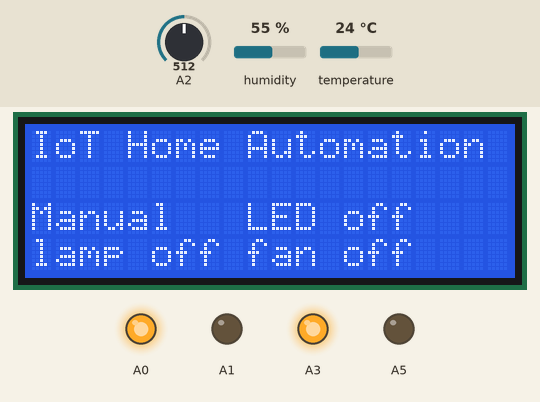
A sketch run on a simulated Arduino Uno, built with avr-gcc and run on an emulated ATmega328P. Parts: 20×4 character LCD, output pins drawn as LEDs (lit = HIGH). Inputs (shaded band) come from the test bench; at power-on: humidity 55 %, temperature 24 °C, A2 = 512. What the sketch prints to the serial monitor is not drawn.

Above: at 2.6 s.
2.7 s: humidity set to 22 %
At 3.7 s:
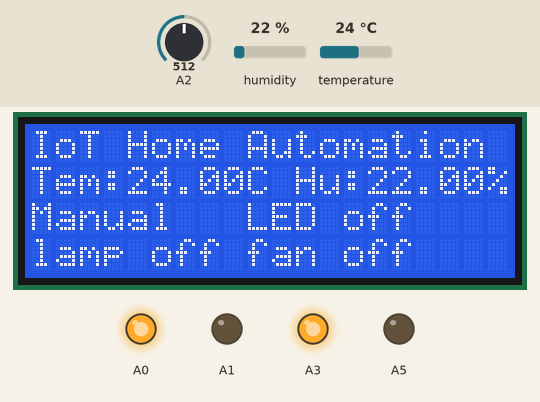
4.6 s: temperature set to 19 °C
At 5.5 s:
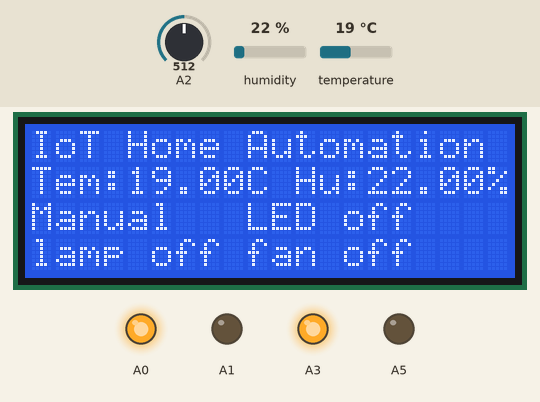
6.6 s: humidity set to 40 %
At 8.3 s:
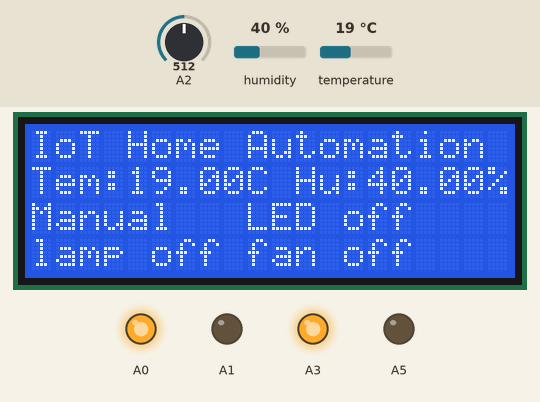
8.6 s: temperature set to 12 °C
Timing chart, 0 to 11.6 s (numbered marks = the images above; inputs shaded):
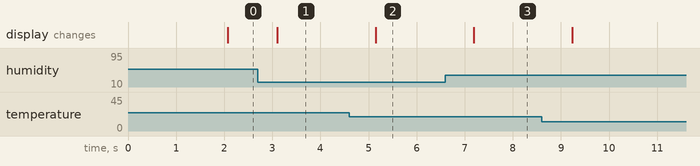

Measured:
- after the input at 2.7 s, the display: changes after 0.41 s (image 1)
- after the input at 4.6 s, the display: changes after 0.55 s (image 2)
- after the input at 6.6 s, the display: changes after 0.59 s (image 3)

The sketch:

final_arduino.ino
```cpp
#include <ArduinoJson.h>
#include <SoftwareSerial.h>

#include <DHT.h>
#include <DHT_U.h>
#define DHTPIN A4
#define DHTTYPE DHT11
//#define fan_out 11
//#define lamp_out 10
DHT dht(DHTPIN,DHTTYPE);
SoftwareSerial s(7,6);
bool status = false;
unsigned long read_ir;
unsigned long read_dht;
//unsigned long send_data;

float h;
float t;
float hic;
int Auto; //8
int lamp; //9
int fan; //10
int light;//13
//int data3;

#include <LiquidCrystal.h>
const int rs = 12, en = 11, d4 = 5, d5 = 4, d6 = 3, d7 = 2;
LiquidCrystal lcd(rs, en, d4, d5, d6, d7);


void setup() {

  read_ir=0;
  read_dht=0;
  //send_data=0;

  pinMode(A2,INPUT);
  pinMode(A0,OUTPUT);
  pinMode(A1,OUTPUT);
  pinMode(A3,OUTPUT);
  pinMode(A5,OUTPUT);
 // pinMode(10,OUTPUT);
  digitalWrite(A0,HIGH);
  digitalWrite(A1,LOW);
  digitalWrite(A3,HIGH);
  digitalWrite(A5,LOW);

  s.begin(9600);
  Serial.begin(9600);
  lcd.begin(20, 4);


  // Print a message to the LCD.
  lcd.print("IoT Home Automation");

  dht.begin();
}


void loop() {

  unsigned long curr_millis=millis();

  receive_json();

  if(curr_millis-read_ir>=500){
    perform_ir();
    read_ir=curr_millis;
  }

  if(curr_millis-read_dht>=2000){
    perform_dht();
    read_dht=curr_millis;
  }


}

void perform_ir() {
  if(analogRead(A2)<250){
    status= !status;
  }

  if(Auto==1){
    digitalWrite(8,HIGH);
    lcd.setCursor(0,2);
    lcd.print("Auto  ");

    if(status==false){
      digitalWrite(9,LOW);
      lcd.setCursor(0,3);
      lcd.print("lamp off");
    }
    else{
      digitalWrite(9,HIGH);
      lcd.setCursor(0,3);
      lcd.print("lamp on ");
    }

    if(light==1){
      digitalWrite(13,HIGH);
      lcd.setCursor(9,2);
      lcd.print("Led on ");
    }
    else{
      digitalWrite(13,LOW);
      lcd.setCursor(9,2);
      lcd.print("Led off");
    }
  }

  else{
    digitalWrite(8,LOW);
    lcd.setCursor(0,2);
    lcd.print("Manual");
    if(lamp==1){
      digitalWrite(9,HIGH);
      lcd.setCursor(0,3);
      lcd.print("lamp on ");
    }
    else{
      digitalWrite(9,LOW);
      lcd.setCursor(0,3);
      lcd.print("lamp off");
    }

    if(fan==1){
      digitalWrite(10,HIGH);
      lcd.setCursor(9,3);
      lcd.print("fan on ");
    }
    else{
      digitalWrite(10,LOW);
      lcd.setCursor(9,3);
      lcd.print("fan off");
    }

    if(light==1){
      digitalWrite(13,HIGH);
      lcd.setCursor(9,2);
      lcd.print("LED on ");
    }
    else{
      digitalWrite(13,LOW);
      lcd.setCursor(9,2);
      lcd.print("LED off");
    }

  }
}

void perform_dht(){
   h=dht.readHumidity();
   t=dht.readTemperature();

  if (isnan(h) || isnan(t) ) {
    return;
  }

  hic = dht.computeHeatIndex(t, h, false);

  if(Auto==1){

    digitalWrite(8,HIGH);
    lcd.setCursor(0,2);
    lcd.print("Auto  ");
    if(t>=29){
      digitalWrite(10,HIGH);
      lcd.setCursor(9,3);
      lcd.print("fan on ");
    }
    else{
      digitalWrite(10,LOW);
      lcd.setCursor(9,3);
      lcd.print("fan off");
    }


    if(light==1){
      digitalWrite(13,HIGH);
      lcd.setCursor(9,2);
      lcd.print("LED on ");
    }
    else{
      digitalWrite(13,LOW);
      lcd.setCursor(9,2);
      lcd.print("LED off");
    }
  }

  else{
    digitalWrite(8,LOW);
    lcd.setCursor(0,2);
    lcd.print("Manual");
    if(lamp==1){
      digitalWrite(9,HIGH);
      lcd.setCursor(0,3);
      lcd.print("lamp on ");
    }
    else{
      digitalWrite(9,LOW);
      lcd.setCursor(0,3);
      lcd.print("lamp off");
    }

    if(fan==1){
      digitalWrite(10,HIGH);
      lcd.setCursor(9,3);
      lcd.print("fan on ");
    }
    else{
      digitalWrite(10,LOW);
      lcd.setCursor(9,3);
      lcd.print("fan off");
    }

    if(light==1){
      digitalWrite(13,HIGH);
      lcd.setCursor(9,2);
      lcd.print("LED on ");
    }
    else{
      digitalWrite(13,LOW);
      lcd.setCursor(9,2);
      lcd.print("LED off");
    }

  }

  lcd.setCursor(0, 1);
  lcd.print("Tem:");
  lcd.print(t);
  lcd.print("C ");
  lcd.print("Hu:");
  lcd.print(h);
  lcd.print("%");


  Serial.print(F("Humidity: "));
  Serial.print(h);
  Serial.print(F("%  Temperature: "));
  Serial.print(t);
  Serial.print(F("°C  Heat index: "));
  Serial.print(hic);
  Serial.print(F("°C "));
  Serial.print("\n");

}

void receive_json(){
  StaticJsonBuffer<1000> jsonBuffer;
  JsonObject& root = jsonBuffer.parseObject(s);

    if (root == JsonObject::invalid())
    {
      return;
    }


  Serial.println("JSON received and parsed");
  root.prettyPrintTo(Serial);
  Serial.println("");
  Serial.print("Automate: ");
  Auto=root["LED1"];
  Serial.println(Auto);
  Serial.print("Lamp:   ");
  lamp=root["LED2"];
  Serial.println(lamp);
  Serial.print("Fan:  ");
  fan=root["LED3"];
  Serial.println(fan);
  Serial.print("light  ");
  light=root["LED4"];
  Serial.println(light);
  Serial.println("---------------------xxxxx--------------------");
  Serial.println("");
}
```
